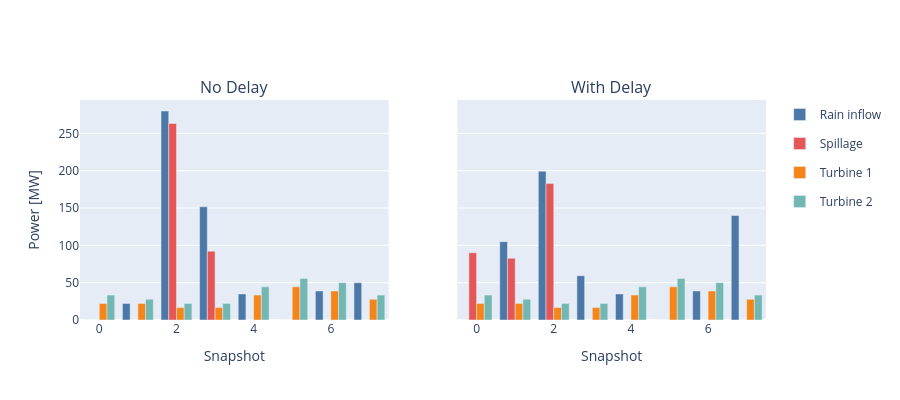

Here is the notebook cell this chart was saved with:
### Markdown cell above
### Water Flow Comparison

Comparing how water is allocated across the system in both scenarios. With delay, the optimizer must push more water earlier through spillage to ensure reservoir 2 is filled in time.

### Code cell
fig = make_subplots(
    rows=1,
    cols=2,
    subplot_titles=["No Delay", "With Delay"],
    shared_yaxes=True,
)
flow_items = [
    ("Rain inflow", "generators_p", "rain", "links_p0", None, "#4C78A8"),
    ("Spillage", "links_p0", "spillage", "links_p0", None, "#E45756"),
    ("Turbine 1", "links_p0", "turbine 1", "links_p0", None, "#F58518"),
    ("Turbine 2", "links_p0", "turbine 2", "links_p0", None, "#72B7B2"),
]
for col, data in enumerate([no_delay, None], 1):
    src = no_delay if col == 1 else None
    for name, key, comp, *_, color in flow_items:
        if col == 1:
            y = (
                no_delay[key][comp]
                if key != "generators_p"
                else no_delay["generators_p"][comp]
            )
        else:
            if key == "generators_p":
                y = n.generators_t.p[comp]
            else:
                y = n.links_t.p0[comp]
        fig.add_trace(
            go.Bar(
                x=n.snapshots,
                y=y,
                name=name,
                marker_color=color,
                legendgroup=name,
                showlegend=(col == 1),
            ),
            row=1,
            col=col,
        )

fig.update_layout(height=400, barmode="group", yaxis_title="Power [MW]")
fig.update_xaxes(title_text="Snapshot")

### Figure 1 — Plotly figure (JSON) as saved in the notebook; plotly's stock layout.template omitted (floating-point values rounded to 4 significant figures)
{"data": [{"legendgroup": "Rain inflow", "marker": {"color": "#4C78A8"}, "name": "Rain inflow", "showlegend": true, "type": "bar", "x": [0, 1, 2, 3, 4, 5, 6, 7], "xaxis": "x", "y": [0.0, 22.22, 280.0, 151.7, 35.0, 0.0, 38.89, 50.0], "yaxis": "y"}, {"legendgroup": "Spillage", "marker": {"color": "#E45756"}, "name": "Spillage", "showlegend": true, "type": "bar", "x": [0, 1, 2, 3, 4, 5, 6, 7], "xaxis": "x", "y": [0.0, 0.0, 263.3, 92.22, 0.0, 0.0, 0.0, 0.0], "yaxis": "y"}, {"legendgroup": "Turbine 1", "marker": {"color": "#F58518"}, "name": "Turbine 1", "showlegend": true, "type": "bar", "x": [0, 1, 2, 3, 4, 5, 6, 7], "xaxis": "x", "y": [22.22, 22.22, 16.67, 16.67, 33.33, 44.44, 38.89, 27.78], "yaxis": "y"}, {"legendgroup": "Turbine 2", "marker": {"color": "#72B7B2"}, "name": "Turbine 2", "showlegend": true, "type": "bar", "x": [0, 1, 2, 3, 4, 5, 6, 7], "xaxis": "x", "y": [33.33, 27.78, 22.22, 22.22, 44.44, 55.56, 50.0, 33.33], "yaxis": "y"}, {"legendgroup": "Rain inflow", "marker": {"color": "#4C78A8"}, "name": "Rain inflow", "showlegend": false, "type": "bar", "x": [0, 1, 2, 3, 4, 5, 6, 7], "xaxis": "x2", "y": [0.0, 105.0, 199.4, 59.44, 35.0, 0.0, 38.89, 140.0], "yaxis": "y2"}, {"legendgroup": "Spillage", "marker": {"color": "#E45756"}, "name": "Spillage", "showlegend": false, "type": "bar", "x": [0, 1, 2, 3, 4, 5, 6, 7], "xaxis": "x2", "y": [90.0, 82.78, 182.8, 0.0, 0.0, 0.0, 0.0, 0.0], "yaxis": "y2"}, {"legendgroup": "Turbine 1", "marker": {"color": "#F58518"}, "name": "Turbine 1", "showlegend": false, "type": "bar", "x": [0, 1, 2, 3, 4, 5, 6, 7], "xaxis": "x2", "y": [22.22, 22.22, 16.67, 16.67, 33.33, 44.44, 38.89, 27.78], "yaxis": "y2"}, {"legendgroup": "Turbine 2", "marker": {"color": "#72B7B2"}, "name": "Turbine 2", "showlegend": false, "type": "bar", "x": [0, 1, 2, 3, 4, 5, 6, 7], "xaxis": "x2", "y": [33.33, 27.78, 22.22, 22.22, 44.44, 55.56, 50.0, 33.33], "yaxis": "y2"}], "layout": {"annotations": [{"font": {"size": 16}, "showarrow": false, "text": "No Delay", "x": 0.225, "xanchor": "center", "xref": "paper", "y": 1.0, "yanchor": "bottom", "yref": "paper"}, {"font": {"size": 16}, "showarrow": false, "text": "With Delay", "x": 0.775, "xanchor": "center", "xref": "paper", "y": 1.0, "yanchor": "bottom", "yref": "paper"}], "barmode": "group", "height": 400, "xaxis": {"anchor": "y", "domain": [0.0, 0.45], "title": {"text": "Snapshot"}}, "xaxis2": {"anchor": "y2", "domain": [0.55, 1.0], "title": {"text": "Snapshot"}}, "yaxis": {"anchor": "x", "domain": [0.0, 1.0], "title": {"text": "Power [MW]"}}, "yaxis2": {"anchor": "x2", "domain": [0.0, 1.0], "matches": "y", "showticklabels": false}}}
